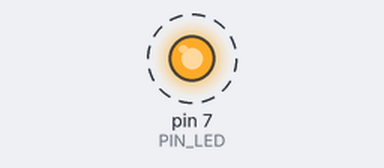
Recording of a sketch running on a simulated Arduino Uno, built with avr-gcc and run on an emulated ATmega328P. Shown: output pins drawn as LEDs (lit = HIGH). Dashed ring = blinking. What the sketch prints to the serial monitor is not drawn. At 1.1 s the program stops and its outputs stay as they are.

Above: at 0.05 s.
Timing chart, 0 to 2.6 s (numbered marks = the images above):
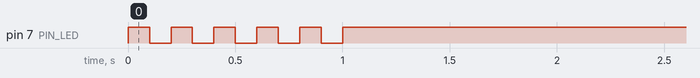

Measured:
- by itself, pin 7 (PIN_LED): alternates HIGH for 0.10 s and LOW for 0.10 s, 11 changes in all, then stays HIGH

The sketch:

05_practice_2.ino.ino
```cpp
#define PIN_LED 7
unsigned int count, toggle;

void setup() {
  pinMode(PIN_LED, OUTPUT);
  Serial.begin(115200); // Initialize serial port
  while (!Serial) {
    ; // wait for serial port to connect.
  }
  Serial.println("Hello World!");
  count = toggle = 0;
  digitalWrite(PIN_LED, toggle); // turn off LED.
}

void loop() {
  Serial.println(++count);
  toggle = toggle_state(toggle); //toggle LED value.
  digitalWrite(PIN_LED, toggle); // update LED status.
  delay(100); // wait for 1,000 milliseconds


  while(count > 10) {
    digitalWrite(PIN_LED, 1);
  }


}

int toggle_state(int toggle) {
  if (toggle == 0) {
    toggle = 1;
  }
  else {
    toggle = 0;
  }
  return toggle;
}
```
